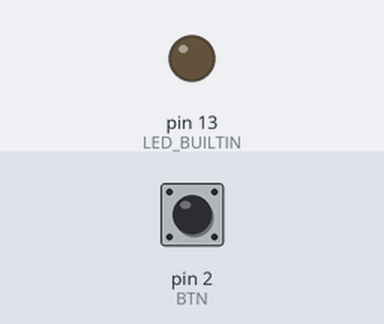
Simulated run of this sketch. Board: Arduino Mega 2560, built with avr-gcc and run on an emulated ATmega2560. Parts: output pins drawn as LEDs (lit = HIGH). Inputs (shaded band) come from the test bench; at power-on: pin 2 (BTN) HIGH.

Above: at 1.2 s.
1.3 s: pin 2 (BTN) pulled LOW for 0.15 s
At 2.3 s:
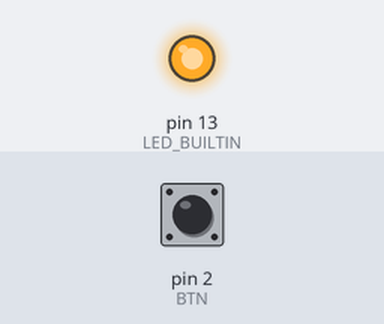
2.9 s: pin 2 (BTN) pulled LOW for 1 s
At 3.5 s:
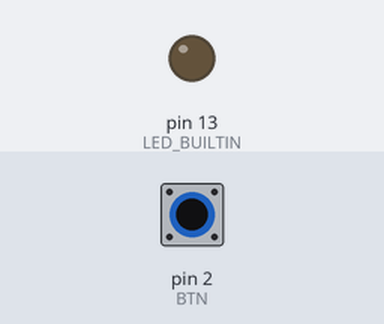
5.4 s: pin 2 (BTN) pulled LOW for 3.2 s
At 6.6 s:
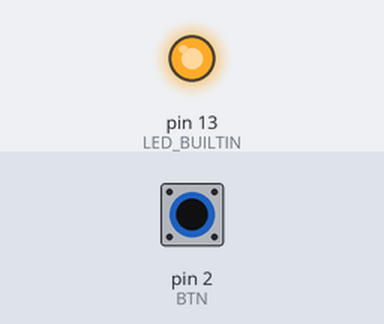
Timing chart, 0 to 8.4 s (numbered marks = the images above; inputs shaded):
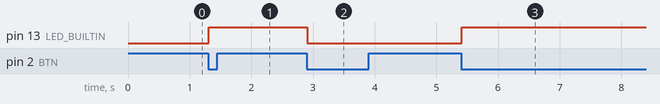

The sketch:

correct_alt_style.ino
```cpp
/*
 * Button toggles the LED, with software debounce.
 * D2 = button (active low), LED_BUILTIN = LED, Serial1 = status output.
 */

#define BTN 2

enum State { RELEASED, MAYBE_PRESSED, PRESSED, MAYBE_RELEASED };

State state = RELEASED;
unsigned long timerStart;
bool led = false;

void report() {
  if (led) {
    Serial1.print("ON\n");
  } else {
    Serial1.print("OFF\n");
  }
}

void setup() {
  pinMode(BTN, INPUT_PULLUP);
  pinMode(LED_BUILTIN, OUTPUT);
  digitalWrite(LED_BUILTIN, LOW);
  Serial1.begin(9600);
}

void loop() {
  bool down = (digitalRead(BTN) == LOW);
  unsigned long now = millis();

  switch (state) {
    case RELEASED:
      if (down) { state = MAYBE_PRESSED; timerStart = now; }
      break;
    case MAYBE_PRESSED:
      if (!down) {
        state = RELEASED;
      } else if (now - timerStart >= 10) {
        state = PRESSED;
        led = !led;
        digitalWrite(LED_BUILTIN, led);
        report();
      }
      break;
    case PRESSED:
      if (!down) { state = MAYBE_RELEASED; timerStart = now; }
      break;
    case MAYBE_RELEASED:
      if (down) {
        state = PRESSED;
      } else if (now - timerStart >= 10) {
        state = RELEASED;
      }
      break;
  }
}
```

Measured:
- after the input at 1.3 s, pin 13 (LED_BUILTIN): LOW → HIGH at once
- after the input at 2.9 s, pin 13 (LED_BUILTIN): HIGH → LOW at once
- after the input at 5.4 s, pin 13 (LED_BUILTIN): LOW → HIGH at once
